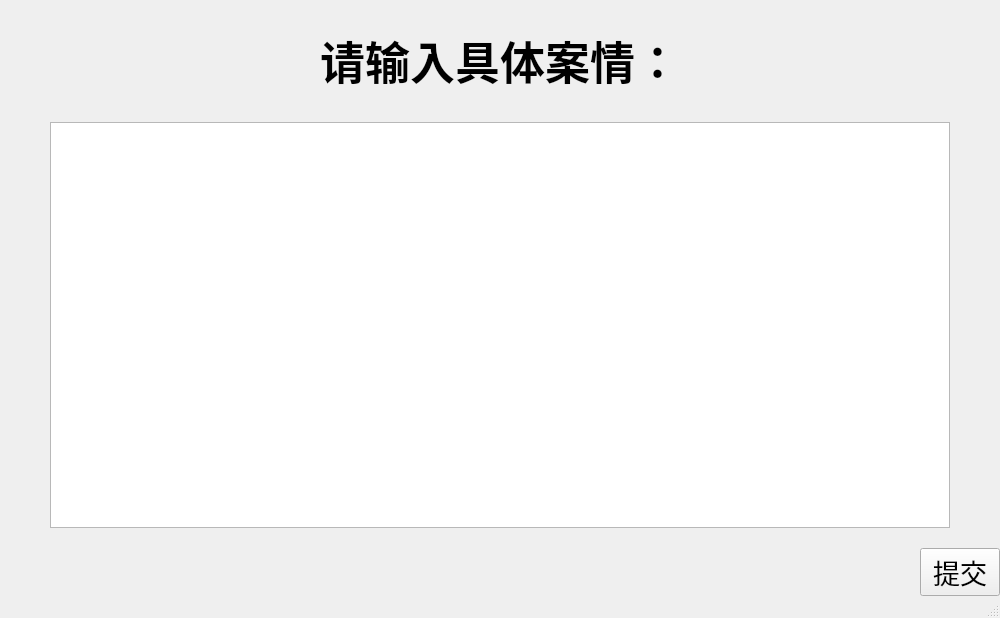
<?xml version="1.0" encoding="UTF-8"?>
<ui version="4.0">
 <class>MainWindow</class>
 <widget class="QMainWindow" name="MainWindow">
  <property name="geometry">
   <rect>
    <x>0</x>
    <y>0</y>
    <width>1000</width>
    <height>618</height>
   </rect>
  </property>
  <property name="windowTitle">
   <string>AI case parser</string>
  </property>
  <widget class="QWidget" name="centralwidget">
   <property name="font">
    <font>
     <family>宋体</family>
     <pointsize>16</pointsize>
    </font>
   </property>
   <layout class="QVBoxLayout" name="verticalLayout">
    <property name="spacing">
     <number>0</number>
    </property>
    <property name="leftMargin">
     <number>0</number>
    </property>
    <property name="topMargin">
     <number>0</number>
    </property>
    <property name="rightMargin">
     <number>0</number>
    </property>
    <property name="bottomMargin">
     <number>0</number>
    </property>
    <item>
     <layout class="QVBoxLayout" name="main_layout" stretch="2,7,1">
      <property name="spacing">
       <number>0</number>
      </property>
      <item alignment="Qt::AlignHCenter|Qt::AlignVCenter">
       <widget class="QLabel" name="label_main">
        <property name="sizePolicy">
         <sizepolicy hsizetype="Expanding" vsizetype="Expanding">
          <horstretch>0</horstretch>
          <verstretch>0</verstretch>
         </sizepolicy>
        </property>
        <property name="font">
         <font>
          <pointsize>34</pointsize>
          <weight>75</weight>
          <bold>true</bold>
         </font>
        </property>
        <property name="text">
         <string>请输入具体案情：</string>
        </property>
        <property name="textFormat">
         <enum>Qt::RichText</enum>
        </property>
        <property name="alignment">
         <set>Qt::AlignCenter</set>
        </property>
        <property name="wordWrap">
         <bool>false</bool>
        </property>
       </widget>
      </item>
      <item>
       <layout class="QHBoxLayout" name="text_layout">
        <property name="spacing">
         <number>50</number>
        </property>
        <property name="leftMargin">
         <number>50</number>
        </property>
        <property name="rightMargin">
         <number>50</number>
        </property>
        <property name="bottomMargin">
         <number>20</number>
        </property>
        <item>
         <widget class="QTextEdit" name="text_content">
          <property name="enabled">
           <bool>true</bool>
          </property>
          <property name="sizePolicy">
           <sizepolicy hsizetype="Expanding" vsizetype="Expanding">
            <horstretch>50</horstretch>
            <verstretch>50</verstretch>
           </sizepolicy>
          </property>
         </widget>
        </item>
       </layout>
      </item>
      <item>
       <layout class="QHBoxLayout" name="button_layout">
        <property name="sizeConstraint">
         <enum>QLayout::SetMaximumSize</enum>
        </property>
        <item>
         <spacer name="horizontalSpacer">
          <property name="orientation">
           <enum>Qt::Horizontal</enum>
          </property>
          <property name="sizeType">
           <enum>QSizePolicy::Expanding</enum>
          </property>
          <property name="sizeHint" stdset="0">
           <size>
            <width>500</width>
            <height>20</height>
           </size>
          </property>
         </spacer>
        </item>
        <item>
         <widget class="QPushButton" name="button_submit">
          <property name="sizePolicy">
           <sizepolicy hsizetype="Fixed" vsizetype="Fixed">
            <horstretch>0</horstretch>
            <verstretch>0</verstretch>
           </sizepolicy>
          </property>
          <property name="font">
           <font>
            <pointsize>20</pointsize>
           </font>
          </property>
          <property name="text">
           <string>提交</string>
          </property>
         </widget>
        </item>
       </layout>
      </item>
     </layout>
    </item>
   </layout>
  </widget>
  <widget class="QMenuBar" name="menubar">
   <property name="geometry">
    <rect>
     <x>0</x>
     <y>0</y>
     <width>1000</width>
     <height>22</height>
    </rect>
   </property>
  </widget>
  <widget class="QStatusBar" name="statusbar"/>
 </widget>
 <resources/>
 <connections/>
</ui>
